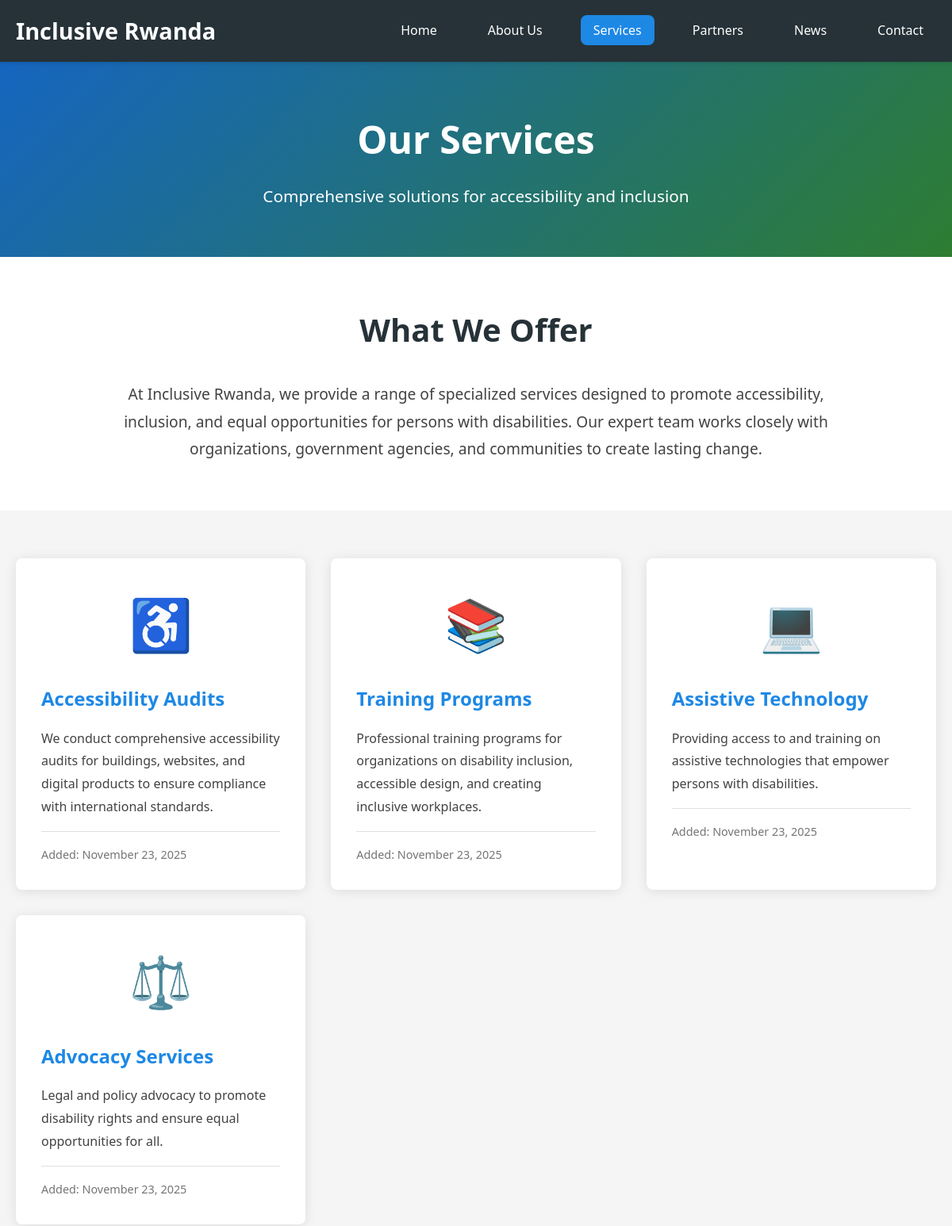
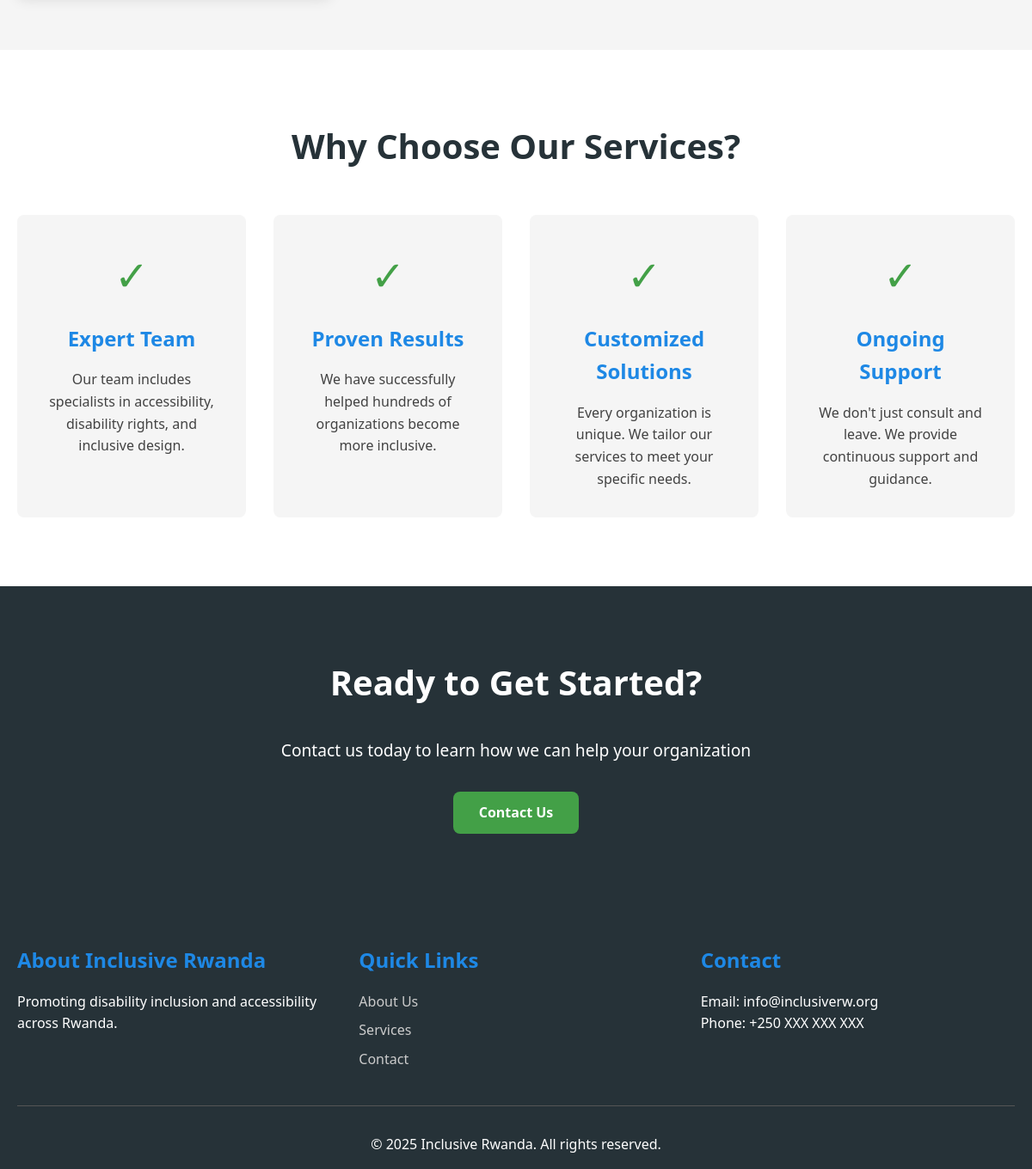
/services.php, run on the app's committed database (2 pictures, top to bottom).
### tables this page shows
CREATE TABLE IF NOT EXISTS services (
    id INT(11) AUTO_INCREMENT PRIMARY KEY,
    title VARCHAR(200) NOT NULL,
    description TEXT NOT NULL,
    icon VARCHAR(50) DEFAULT '📋',
    image VARCHAR(255) DEFAULT NULL,
    created_at TIMESTAMP DEFAULT CURRENT_TIMESTAMP,
    updated_at TIMESTAMP DEFAULT CURRENT_TIMESTAMP ON UPDATE CURRENT_TIMESTAMP
);

### services.php (the view, shortened to what this page needs)
<?php
require_once 'includes/header.php';
$conn = getDBConnection();
$services = [];
$sql = "SELECT * FROM services ORDER BY created_at DESC";
$result = $conn->query($sql);
if ($result && $result->num_rows > 0) {
    while ($row = $result->fetch_assoc()) {
        $services[] = $row;
    }
}
?>
<section class="page-header">
    <div class="container">
        <h1>Our Services</h1>
        <p class="lead">Comprehensive solutions for accessibility and inclusion</p>
    </div>
</section>
<section class="services-intro">
    <div class="container">
        <div class="intro-content">
            <h2>What We Offer</h2>
            <p class="large-text">
                At Inclusive Rwanda, we provide a range of specialized services designed to
                promote accessibility, inclusion, and equal opportunities for persons with
                disabilities. Our expert team works closely with organizations, government
                agencies, and communities to create lasting change.
            </p>
        </div>
    </div>
</section>
<section class="services-list">
    <div class="container">
        <?php if (count($services) > 0): ?>
            <div class="services-grid">
                <?php foreach ($services as $index => $service): ?>
                    <article class="service-card" aria-labelledby="service-<?php echo $service['id']; ?>">
                        <div class="service-icon" aria-hidden="true">
                            <?php echo htmlspecialchars($service['icon']); ?>
                        </div>
                        <div class="service-content">
                            <h3 id="service-<?php echo $service['id']; ?>">
                                <?php echo htmlspecialchars($service['title']); ?>
                            </h3>
                            <p><?php echo htmlspecialchars($service['description']); ?></p>
                            <div class="service-meta">
                                <small>
                                    Added: <?php echo date('F j, Y', strtotime($service['created_at'])); ?>
                                </small>
                            </div>
                        </div>
                    </article>
                <?php endforeach; ?>
            </div>
        <?php else: ?>
            <div class="no-content">
                <p>No services available at the moment. Please check back later.</p>
            </div>
        <?php endif; ?>
    </div>
</section>
<section class="why-choose-us">
    <div class="container">
        <h2>Why Choose Our Services?</h2>
        <div class="benefits-grid">
            <div class="benefit-card">
                <span class="benefit-icon" aria-hidden="true">✓</span>
                <h3>Expert Team</h3>
                <p>Our team includes specialists in accessibility, disability rights, and inclusive design.</p>
            </div>
            <div class="benefit-card">
                <span class="benefit-icon" aria-hidden="true">✓</span>
                <h3>Proven Results</h3>
                <p>We have successfully helped hundreds of organizations become more inclusive.</p>
            </div>
            <div class="benefit-card">
                <span class="benefit-icon" aria-hidden="true">✓</span>
                <h3>Customized Solutions</h3>
                <p>Every organization is unique. We tailor our services to meet your specific needs.</p>
            </div>
            <div class="benefit-card">
                <span class="benefit-icon" aria-hidden="true">✓</span>
                <h3>Ongoing Support</h3>
                <p>We don't just consult and leave. We provide continuous support and guidance.</p>
            </div>
        </div>
    </div>
</section>
<section class="cta">
    <div class="container">
        <h2>Ready to Get Started?</h2>
        <p>Contact us today to learn how we can help your organization</p>
        <a href="<?php echo BASE_URL; ?>contact.php" class="btn btn-secondary">Contact Us</a>
    </div>
</section>
<?php require_once 'includes/footer.php'; ?>

### includes/header.php (shortened to what this page needs)
<!DOCTYPE html>
<html lang="en">
<head>
    <link rel="stylesheet" href="<?php echo BASE_URL; ?>assets/css/main.css">
</head>
<body>
    <header role="banner">
        <nav class="navbar" role="navigation" aria-label="Main navigation">
            <div class="container">
                <div class="logo">
                    <a href="<?php echo BASE_URL; ?>index.php">
                        <h1>Inclusive Rwanda</h1>
                    </a>
                </div>
                <ul class="nav-menu">
                    <li><a href="<?php echo BASE_URL; ?>index.php">Home</a></li>
                    <li><a href="<?php echo BASE_URL; ?>about.php">About Us</a></li>
                    <li><a href="<?php echo BASE_URL; ?>services.php">Services</a></li>
                    <li><a href="<?php echo BASE_URL; ?>partners.php">Partners</a></li>
                    <li><a href="<?php echo BASE_URL; ?>news.php">News</a></li>
                    <li><a href="<?php echo BASE_URL; ?>contact.php">Contact</a></li>
                </ul>
            </div>
        </nav>
    </header>
    <main role="main">

### includes/footer.php (shortened to what this page needs)
</main>
    <footer role="contentinfo">
        <div class="container">
            <div class="footer-content">
                <div class="footer-section">
                    <h3>About Inclusive Rwanda</h3>
                    <p>Promoting disability inclusion and accessibility across Rwanda.</p>
                </div>
                <div class="footer-section">
                    <h3>Quick Links</h3>
                    <ul>
                        <li><a href="<?php echo BASE_URL; ?>about.php">About Us</a></li>
                        <li><a href="<?php echo BASE_URL; ?>services.php">Services</a></li>
                        <li><a href="<?php echo BASE_URL; ?>contact.php">Contact</a></li>
                    </ul>
                </div>
                <div class="footer-section">
                    <h3>Contact</h3>
                    <p>Email: info@inclusiverw.org</p>
                    <p>Phone: +250 XXX XXX XXX</p>
                </div>
            </div>
            <div class="footer-bottom">
                <p>&copy; <?php echo date('Y'); ?> Inclusive Rwanda. All rights reserved.</p>
            </div>
        </div>
    </footer>
</body>
</html>

### assets/css/main.css (style rules this page uses)
* { margin: 0; padding: 0; box-sizing: border-box; }
:root { --primary-color: #1E88E5; --secondary-color: #43A047; --dark-color: #263238; --light-color: #F5F5F5; --text-color: #424242; --border-radius: 8px; --transition: all 0.3s ease; }
body { font-family: 'Segoe UI', Tahoma, Geneva, Verdana, sans-serif; line-height: 1.6; color: var(--text-color); background-color: #fff; font-size: 16px; }
.container { max-width: 1200px; margin: 0 auto; padding: 0 20px; }
h1, h2, h3, h4 { margin-bottom: 1rem; color: var(--dark-color); }
h2 { font-size: 2.5rem; text-align: center; margin-bottom: 2rem; }
h3 { font-size: 1.5rem; }
a { color: var(--primary-color); text-decoration: none; transition: var(--transition); }
header { background-color: var(--dark-color); color: white; box-shadow: 0 2px 5px rgba(0,0,0,0.1); position: sticky; top: 0; z-index: 1000; }
.navbar { padding: 1rem 0; }
.navbar .container { display: flex; justify-content: space-between; align-items: center; }
.logo h1 { color: white; margin: 0; font-size: 1.8rem; }
.logo a { color: white; }
.nav-menu { display: flex; list-style: none; gap: 2rem; }
.nav-menu a { color: white; font-weight: 500; padding: 0.5rem 1rem; border-radius: var(--border-radius); }
.btn { display: inline-block; padding: 12px 30px; border-radius: var(--border-radius); font-weight: 600; text-align: center; cursor: pointer; transition: var(--transition); border: none; font-size: 1rem; }
.btn-secondary { background-color: var(--secondary-color); color: white; }
.cta { background-color: var(--dark-color); color: white; padding: 80px 0; text-align: center; }
.cta h2 { color: white; font-size: 2.5rem; }
.cta p { font-size: 1.2rem; margin-bottom: 2rem; }
footer { background-color: var(--dark-color); color: white; padding: 3rem 0 1rem; }
.footer-content { display: grid; grid-template-columns: repeat(auto-fit, minmax(250px, 1fr)); gap: 2rem; margin-bottom: 2rem; }
.footer-section h3 { color: var(--primary-color); margin-bottom: 1rem; }
.footer-section ul { list-style: none; }
.footer-section ul li { margin-bottom: 0.5rem; }
.footer-section a { color: #ccc; }
.footer-bottom { text-align: center; padding-top: 2rem; border-top: 1px solid #555; }
.page-header { background: linear-gradient(135deg, #1565C0, #2E7D32); color: white; padding: 60px 0; text-align: center; }
.page-header h1 { font-size: 3rem; margin-bottom: 1rem; color: white; }
.page-header .lead { font-size: 1.3rem; font-weight: 300; max-width: 700px; margin: 0 auto; }
.large-text { font-size: 1.2rem; line-height: 1.8; color: var(--text-color); }
.services-intro { padding: 60px 0; background: white; }
.intro-content { max-width: 900px; margin: 0 auto; text-align: center; }
.services-list { padding: 60px 0; background-color: var(--light-color); }
.services-grid { display: grid; grid-template-columns: repeat(auto-fill, minmax(350px, 1fr)); gap: 2rem; }
.service-card { background: white; border-radius: var(--border-radius); padding: 2rem; box-shadow: 0 2px 15px rgba(0,0,0,0.1); transition: var(--transition); display: flex; flex-direction: column; }
.service-icon { font-size: 4rem; text-align: center; margin-bottom: 1.5rem; }
.service-content h3 { color: var(--primary-color); margin-bottom: 1rem; font-size: 1.5rem; }
.service-content p { line-height: 1.8; margin-bottom: 1rem; flex-grow: 1; }
.service-meta { margin-top: 1rem; padding-top: 1rem; border-top: 1px solid #e0e0e0; }
.service-meta small { color: #757575; font-size: 0.9rem; }
.why-choose-us { padding: 80px 0; background: white; }
.benefits-grid { display: grid; grid-template-columns: repeat(auto-fit, minmax(250px, 1fr)); gap: 2rem; margin-top: 3rem; }
.benefit-card { text-align: center; padding: 2rem; background: var(--light-color); border-radius: var(--border-radius); transition: var(--transition); }
.benefit-icon { display: block; font-size: 3rem; color: var(--secondary-color); margin-bottom: 1rem; }
.benefit-card h3 { color: var(--primary-color); margin-bottom: 1rem; }

### data on the page
services: icon "♿", title "Accessibility Audits", description "We conduct comprehensive accessibility audits for buildings, websites, and digital products to ensure compliance with international standards.", created_at "November 23, 2025"
services: icon "📚", title "Training Programs", description "Professional training programs for organizations on disability inclusion, accessible design, and creating inclusive workplaces.", created_at "November 23, 2025"
services: icon "💻", title "Assistive Technology", description "Providing access to and training on assistive technologies that empower persons with disabilities.", created_at "November 23, 2025"
services: icon "⚖️", title "Advocacy Services", description "Legal and policy advocacy to promote disability rights and ensure equal opportunities for all.", created_at "November 23, 2025"
